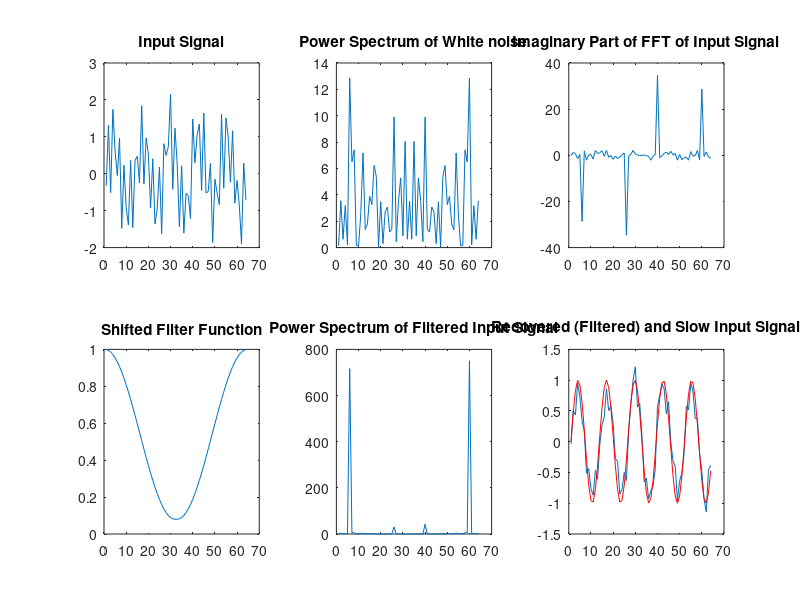

Write MATLAB code to recreate this figure.
% Octave/Matlab program to illustrate Fourier transforms
% Octave download at https://www.gnu.org/software/octave/
%
% To run: Save program under the name fouriertransform.m to a 
% directory open up the Octave GUI, navigate to this directory 
% and type fouriertransform into the Octave command window.
%
% Further documentation in D. Yevick, "A Short Course in 
% Computational Science and Engineering: C++, Java and Octave 
% Numerical Programming with Free Software Tools", Cambridge
% University Press.

clf;
gridPointsR = [ 0 : 63 ];

slowSignalR = sin( 5 * 2 * pi / 64 * gridPointsR );
fastSignalR = sin( 25 * 2 * pi / 64 * gridPointsR );
noiseR = 0.8 * ( rand( 1, 64 ) - 0.5 );
totalSignalR = slowSignalR + fastSignalR + noiseR;

%figure( 1 );
subplot( 2, 3, 1 );
plot( totalSignalR );
title( 'Input Signal' );

%figure( 2 );
subplot( 2, 3, 2 );
plot( abs( fft( noiseR ) ).^2 );
title( 'Power Spectrum of White noise' );

fftOftotalSignalR = fft( totalSignalR );

%figure( 3 );
subplot( 2, 3, 3 );
plot( imag( fftOftotalSignalR ) );
title( 'Imaginary Part of FFT of Input Signal' );

hammingFilterR = fftshift( hamming( 64 )' );

%figure( 4 );
subplot( 2, 3, 4 );
plot( hammingFilterR );
title( 'Shifted Filter Function' );

filteredSpectrumR = fftOftotalSignalR .* hammingFilterR;

%figure( 5 );
subplot( 2, 3, 5 );
plot( abs( filteredSpectrumR ).^2 );
title( 'Power Spectrum of Filtered Input Signal' );

filteredSignalR = ifft( filteredSpectrumR );

%figure( 6 );
subplot( 2, 3, 6 );
plot( real( filteredSignalR ) );
hold on;
plot( slowSignalR, 'r' );
title( 'Recovered (Filtered) and Slow Input Signal' );
hold off;